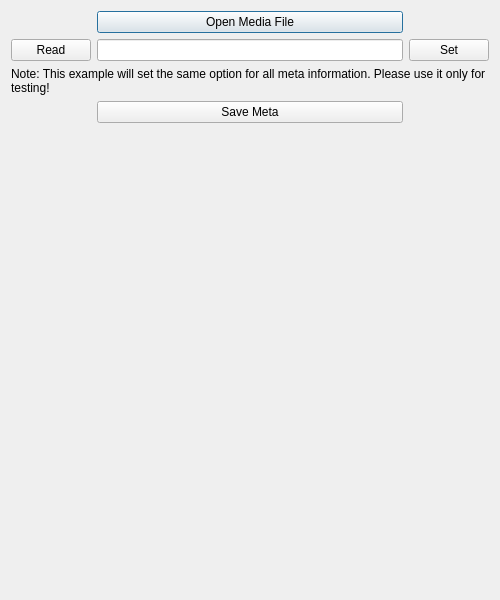
<?xml version="1.0" encoding="UTF-8"?>
<ui version="4.0">
 <class>TestMetaManager</class>
 <widget class="QDialog" name="TestMetaManager">
  <property name="geometry">
   <rect>
    <x>0</x>
    <y>0</y>
    <width>500</width>
    <height>600</height>
   </rect>
  </property>
  <property name="windowTitle">
   <string>Meta Manager Test</string>
  </property>
  <layout class="QGridLayout" name="gridLayout">
   <item row="0" column="1">
    <widget class="QPushButton" name="buttonOpen">
     <property name="text">
      <string>Open Media File</string>
     </property>
    </widget>
   </item>
   <item row="1" column="0">
    <widget class="QPushButton" name="buttonRead">
     <property name="minimumSize">
      <size>
       <width>75</width>
       <height>0</height>
      </size>
     </property>
     <property name="text">
      <string>Read</string>
     </property>
    </widget>
   </item>
   <item row="1" column="1">
    <widget class="QLineEdit" name="edit"/>
   </item>
   <item row="1" column="2">
    <widget class="QPushButton" name="buttonSet">
     <property name="minimumSize">
      <size>
       <width>75</width>
       <height>0</height>
      </size>
     </property>
     <property name="text">
      <string>Set</string>
     </property>
    </widget>
   </item>
   <item row="3" column="1">
    <widget class="QPushButton" name="buttonSave">
     <property name="text">
      <string>Save Meta</string>
     </property>
    </widget>
   </item>
   <item row="4" column="0" colspan="3">
    <widget class="QLabel" name="labelMeta">
     <property name="text">
      <string/>
     </property>
     <property name="wordWrap">
      <bool>true</bool>
     </property>
    </widget>
   </item>
   <item row="2" column="0" colspan="3">
    <widget class="QLabel" name="labelNote">
     <property name="sizePolicy">
      <sizepolicy hsizetype="Preferred" vsizetype="Maximum">
       <horstretch>0</horstretch>
       <verstretch>0</verstretch>
      </sizepolicy>
     </property>
     <property name="text">
      <string>Note: This example will set the same option for all meta information. Please use it only for testing!</string>
     </property>
     <property name="wordWrap">
      <bool>true</bool>
     </property>
    </widget>
   </item>
   <item row="5" column="0" colspan="3">
    <widget class="QLabel" name="labelSave">
     <property name="sizePolicy">
      <sizepolicy hsizetype="Preferred" vsizetype="Maximum">
       <horstretch>0</horstretch>
       <verstretch>0</verstretch>
      </sizepolicy>
     </property>
     <property name="text">
      <string/>
     </property>
    </widget>
   </item>
   <item row="6" column="0" colspan="3">
    <spacer name="verticalSpacer">
     <property name="orientation">
      <enum>Qt::Vertical</enum>
     </property>
     <property name="sizeHint" stdset="0">
      <size>
       <width>20</width>
       <height>40</height>
      </size>
     </property>
    </spacer>
   </item>
  </layout>
 </widget>
 <resources/>
 <connections/>
</ui>
